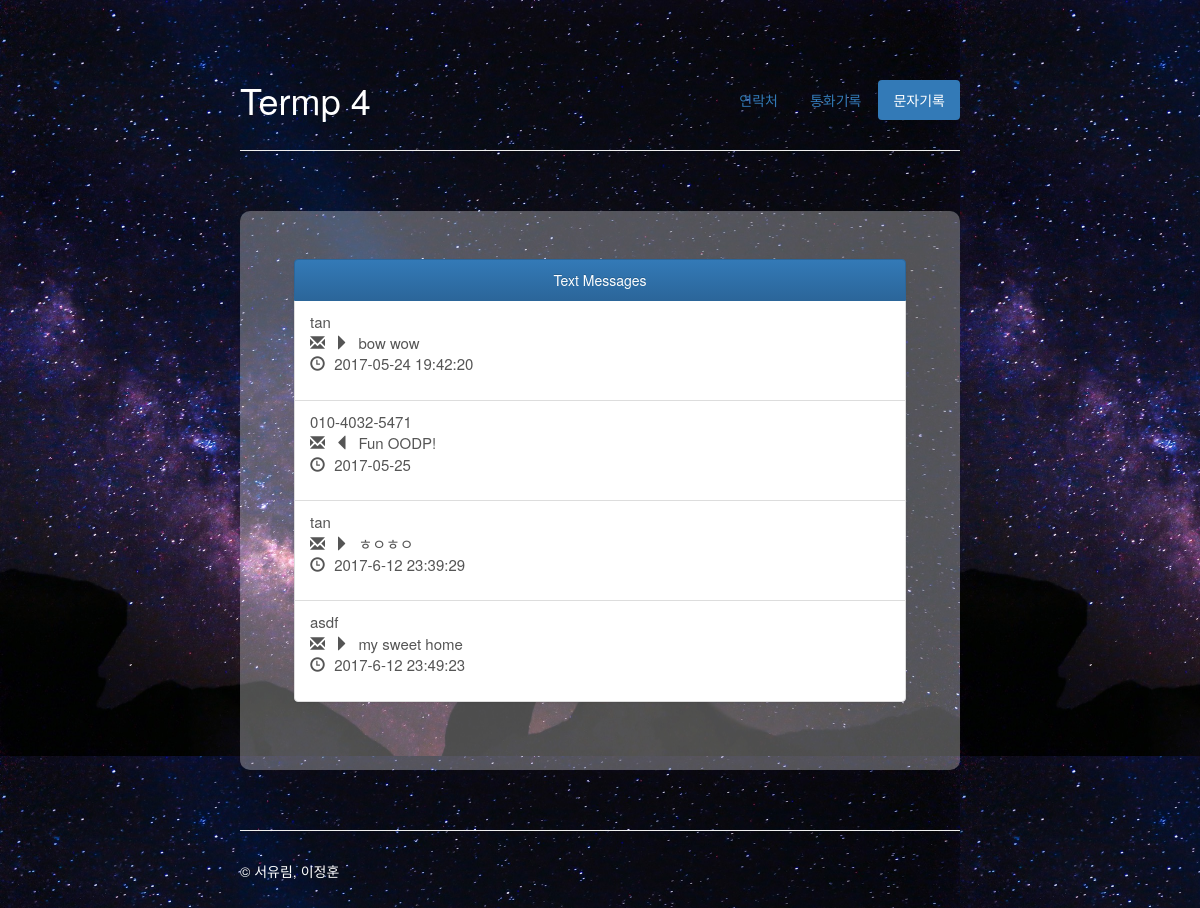
/sms_hist/1, run on the app's committed database.
### tables this page shows
CREATE TABLE addressbook (
id integer primary key autoincrement, name text, number text, email text);

CREATE TABLE sms (
time text, phone text, status integer, content text);

### web_sever.py (the view)
@app.route('/sms_hist/<int:id>', methods = ['GET','POST'])
def sms_hist(id):
	error = None
	if request.method == 'POST':
		text = request.form['content']
		if not text:
			error = 'Blank not allowed! Please fill in the all fields.'
			return render_template('Messaging.html', error=error)
		else:
			person_sms = searchById(id)
			addSms(person_sms[0][2],text)
			return render_template('sms_hist.html', sms=getMsg())
	else:
		return render_template('sms_hist.html', sms=getMsg())

### sql_conn3.py (called while the page is built)
def getConnection():
    return sqlite3.connect('addressbook.db')

def getMsg():
    conn = getConnection()
    curs = conn.cursor()
    sql = "select * from sms"
    curs.execute(sql)
    row = curs.fetchall()
    for hist in range(len(row)):
        if searchName(row[hist][1]) != []:
            result = searchName(row[hist][1])
            row[hist] = row[hist][:1] + (result[0][1],) + row[hist][2:]
    conn.close()
    return row

def searchName(num):
    conn = getConnection()
    curs = conn.cursor()
    curs.execute("SELECT * FROM ADDRESSBOOK WHERE number=?", (num,))
    row = curs.fetchall()
    conn.close()
    return row

### templates/sms_hist.html
{% extends "history.html" %}
{% block body %}
<div class="masthead">
    <ul class="nav nav-pills pull-right">
        <li><a href="{{ url_for('main')}}">연락처</a></li>
        <li><a href="{{ url_for('call_hist')}}">통화기록</a></li>
        <li class="active"><a href="{{ url_for('sms_hist', id=0)}}">문자기록</a></li>
    </ul>
    <h1 class="muted" style= "color : #ffffff">Termp 4</h3>
</div>
<hr>
<div class="jumbotron">
    <div class="bs-example">
        <div class="list-group">
            <a href = "#" class = "list-group-item active">
               Text Messages
           </a>
            {% for s in sms %}
            <a href = "#" class = "list-group-item">
                <p style="font-size : 15px; text-align:left">
                    {{ s[1] }} <br>
                    {% if s[2] == 0 %}
                    <span class="glyphicon glyphicon-envelope" aria-hidden="true"></span>
                    <span class="glyphicon glyphicon-triangle-right" aria-hidden="true"></span>
                    {% endif %}
                    {% if s[2] == 1 %}
                    <span class="glyphicon glyphicon-envelope" aria-hidden="true"></span>
                    <span class="glyphicon glyphicon-triangle-left" aria-hidden="true"></span>
                    {% endif %}
                    {{ s[3] }} <br>
                    <span class="glyphicon glyphicon-time" aria-hidden="true"></span>
                    {{ s[0] }}
                </p>
            </a>
            {% endfor %}
        </div>
    </div>
</div>
{% endblock %}

### static/css/main.css (style rules this page uses)
html { padding: 0px; }
body { height: 100%; opacity : 1; padding-top: 60px; background-image: url('../img/bak.jpeg'); background-size: 80% 70%; background-color: rgba( 255, 255, 255, 0.0 ); }
.container-narrow > hr { margin: 30px 0; }
.jumbotron { background-color: rgba( 255, 255, 255, 0.3 ); margin: 60px 0; text-align: center; border-style: solid 10px; border-radius: 10px 10px }
.glyphicon { margin-right:5px; }

### static/css/history.css (style rules this page uses)
.bs-example { width: 85%; margin:0 auto; }

### data on the page
addressbook: name "tan" "tan"
sms: content "bow wow", time "2017-05-24 19:42:20"
sms: phone "010-4032-5471", status 1 (drawn), content "Fun OODP!", time "2017-05-25"
sms: content "ㅎㅇㅎㅇ", time "2017-6-12 23:39:29"
addressbook: name "asdf"
sms: content "my sweet home", time "2017-6-12 23:49:23"
